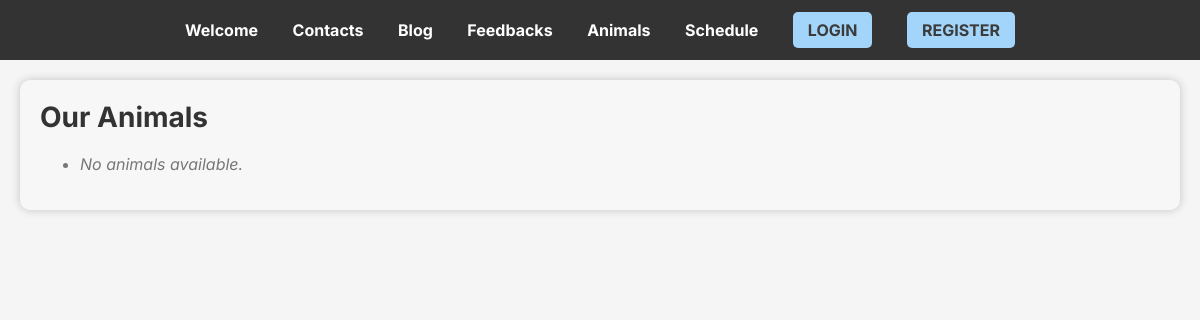
Before: /animals with the older database file.
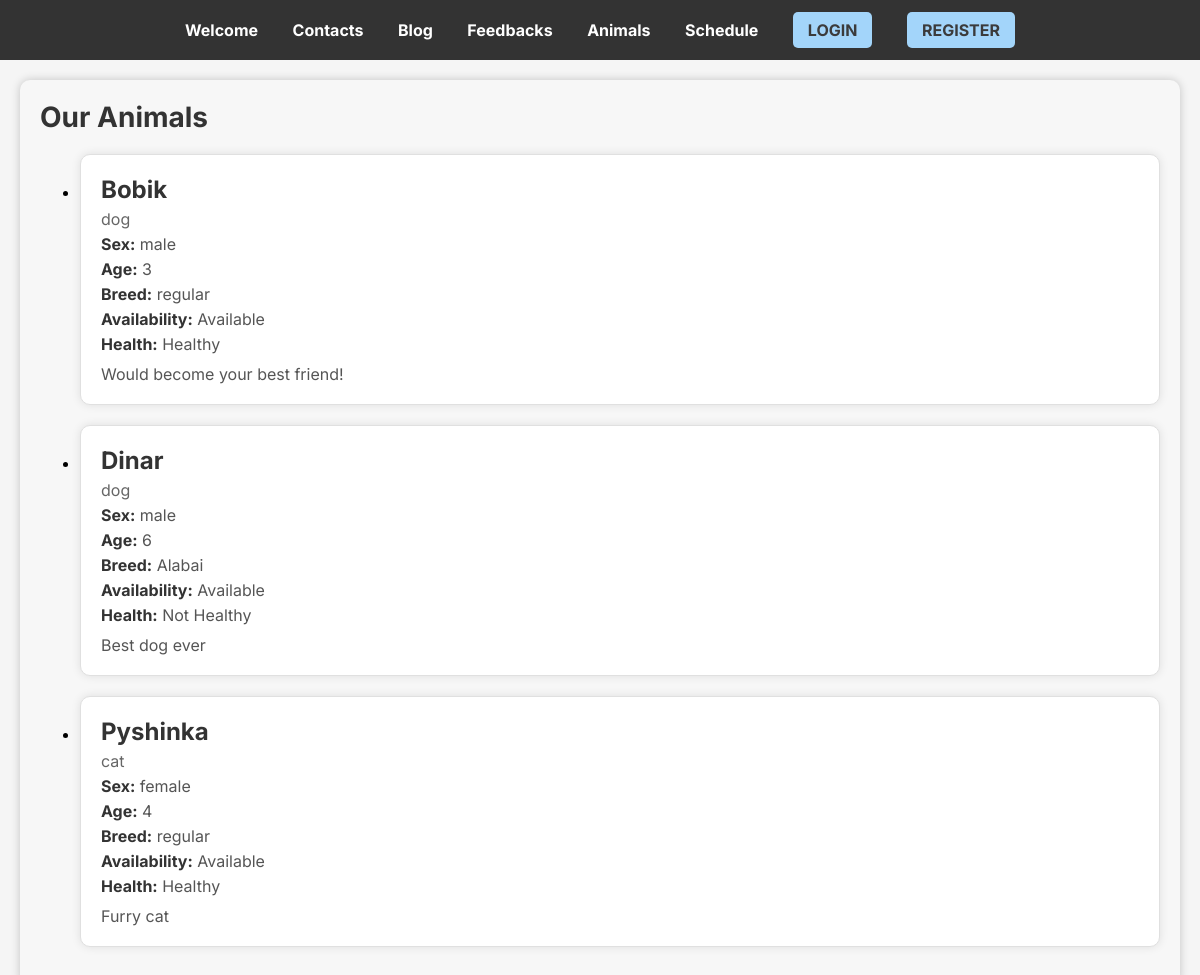
After: the same page with the newer database file.
### animals/models.py (models this page shows, shortened)
class Animal(models.Model):
    name = models.CharField(max_length=255)
    type = models.CharField(max_length=255)
    sex = models.ForeignKey(Sex, on_delete=models.CASCADE)
    age = models.PositiveIntegerField()
    breed = models.CharField(max_length=255)
    availability = models.BooleanField()
    description = models.TextField()
    healthy = models.BooleanField()

class Sex(models.Model):
    name = models.CharField(max_length=255)
    def __str__(self):
        return self.name

### animals/views.py (the view)
# urls.py: path('animals', views.index, name='animals'),
def index(request):  # TODO photos
    all_animals = animals.models.Animal.objects.all()
    return render(request, 'animals/index.html', {"animals": all_animals})

### templates/animals/index.html (shortened to what this page needs)
{% extends 'base.html' %}
{% block content %}
    <section class="animal-list-container">
        <h1 class="animal-list-title">Our Animals</h1>
        <ul class="animal-items">
            {% for animal in animals %}
                <li class="animal-item" onclick="location.href='{% url 'animal' animal_id=animal.id %}'">
                    <div class="animal-header">
                        <h2 class="animal-name">{{ animal.name }}</h2>
                        <p class="animal-type">{{ animal.type }}</p>
                    </div>
                    <div class="animal-details">
                        <p><strong>Sex:</strong> {{ animal.sex }}</p>
                        <p><strong>Age:</strong> {{ animal.age }}</p>
                        <p><strong>Breed:</strong> {{ animal.breed }}</p>
                        <p><strong>Availability:</strong> {% if animal.availability %}Available{% else %}Not Available{% endif %}</p>
                        <p><strong>Health:</strong> {% if animal.healthy %}Healthy{% else %}Not Healthy{% endif %}</p>
                    </div>
                    <p class="animal-description">{{ animal.description }}</p>
                </li>
            {% empty %}
                <li class="no-animals">No animals available.</li>
            {% endfor %}
        </ul>
    </section>
{% endblock %}

Changed rows visible on the page:
added Animal: name "Bobik", type "dog", sex "male", age "3", breed "regular", availability "Available", healthy "Healthy", description "Would become your best friend!"
added Animal: name "Dinar", type "dog", sex "male", age "6", breed "Alabai", availability "Available", healthy "Not Healthy", description "Best dog ever"
added Animal: name "Pyshinka", type "cat", sex "female", age "4", breed "regular", availability "Available", healthy "Healthy", description "Furry cat"
Other visible differences:
text no longer shown: "No animals available."
